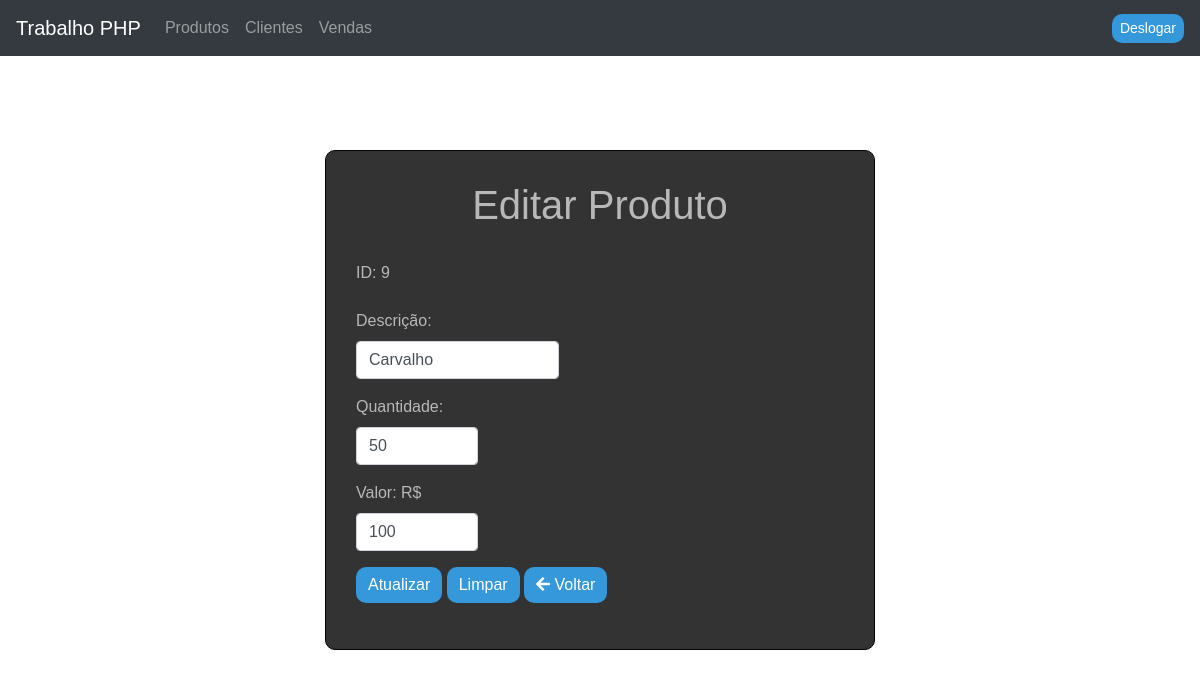
The page /frmEdtProd.php?id=9 on the database as committed earlier.
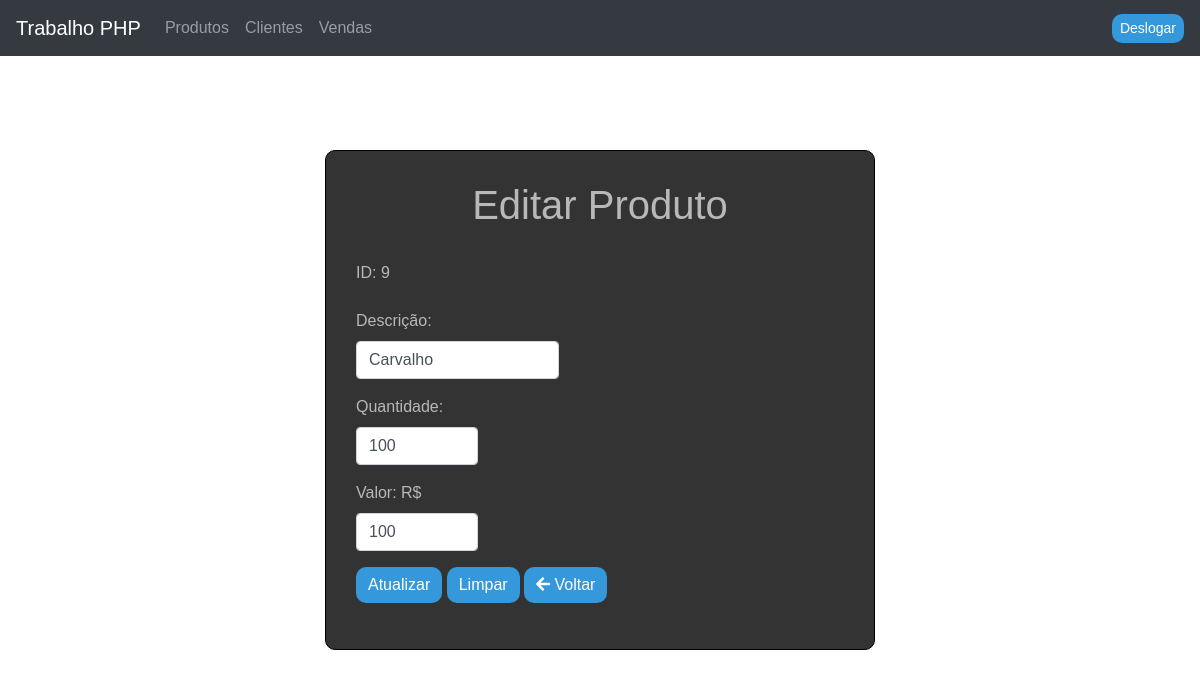
The same page on the database as committed later.
### tables this page shows
CREATE TABLE `produto` (
  `id` int(11) NOT NULL,
  `descricao` varchar(35) NOT NULL,
  `quantidade` float NOT NULL,
  `valor` float NOT NULL
);

### frmEdtProd.php (the view, shortened to what this page needs)
<?php
   $id = trim($_REQUEST['id']);
   $rs = mysql_query("SELECT * FROM  produto where id=".$id);
   $edita = mysql_fetch_array($rs);
?>
<html>
    <head>
        <link rel="stylesheet" href="https://maxcdn.bootstrapcdn.com/bootstrap/4.0.0-beta.3/css/bootstrap.min.css">
        <link rel="stylesheet" href="frmEdtProd.css">
        <link rel="stylesheet" href="https://use.fontawesome.com/releases/v5.3.1/css/all.css">
    </head>
    <body>
        <nav class="navbar navbar-expand-lg navbar-dark bg-dark">
            <a class="navbar-brand" href="index.php">Trabalho PHP</a>
            <div class="collapse navbar-collapse" id="navbarNavAltMarkup">
                <div class="navbar-nav">
                    <a class="nav-item nav-link" href="lstProd.php">Produtos</a>
                    <a class="nav-item nav-link" href="lstCliente">Clientes</a>
                    <a class="nav-item nav-link" href="lstVenda">Vendas</a>
                </div>
            </div>
            <form class="form-inline my-2 my-lg-0">
                <input type="button" id="logOut" name="logOut"class="btn btn-outline-success btn-sm" onclick="javascript:location.href='logout.php'" value="Deslogar"></input>
            </form>
        </nav>
        <section class="pagefade" style="display: none">
        <div class="container col-md-8">
        <h1 class="text-center">Editar Produto</h1>
        <br>
        <form id="frmEdtProd" name="frmEdtProd" method="POST" action="edtProd.php">
                <div class="form-group">
                    <label for="lbltxtId">ID:  <?php echo $edita['id'] ?> </label>
                </div>
                <div class="form-group">
                    <label for="lblDesc">Descrição: </label>
                    <input type="text" id= "txtDesc" name="txtDesc"
                    class="form-control col-md-5" value = "<?php echo $edita['descricao']?>">
                </div>
                <div class="form-group">
                    <label for="lblQtde">Quantidade: </label>
                    <input type="text" id= "txtQtd" name="txtQtd"
                    class="form-control col-md-3" value = "<?php echo $edita['quantidade']?>">
                </div>
                <div class="form-group">
                    <label for="lblVal">Valor: R$</label>
                    <input type="text" id= "txtVal" name="txtVal"
                    class="form-control col-md-3" value = "<?php echo $edita['valor']?>">
                </div>
                <input type="submit" id="bt_Gravar" name="bt_Gravar" class="btn btn-success"  value="Atualizar">
                <input type="reset" id="bt_Limpar" name="bt_Limpar" class="btn btn-primary" value="Limpar">
                <button type="button" id="bt_Cancelar" name="bt_Cancelar" class="btn btn-danger" value="Voltar"
                 onclick="javascript:location.href='lstProd.php'"><i class="fas fa-arrow-left" ></i> Voltar </button>
         </form>
        </div>
</section>
    </body>
</html>

Rows that differ between the two databases and show on the page:
changed produto "Carvalho": txtQtd "50" → "100"
